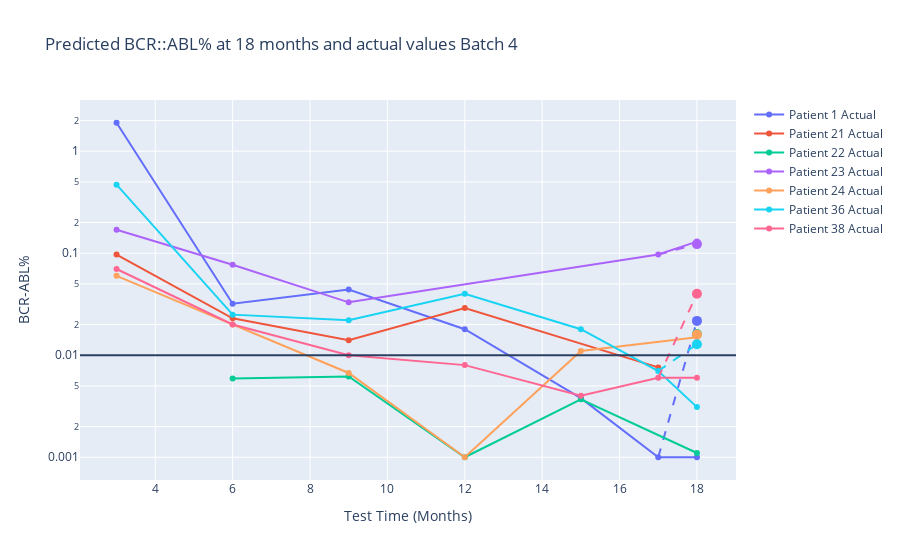

The notebook cell this image was saved under:
### Code cell
import plotly.graph_objects as go
import pandas as pd
import numpy as np
import plotly.express as px

colors = px.colors.qualitative.Plotly  

fig = go.Figure()

for idx, patient in enumerate(merged_data_4['patient_number'].unique()):
    patient_data = merged_data_4[merged_data_4['patient_number'] == patient]
    patient_color = colors[idx % len(colors)]  

    fig.add_trace(go.Scatter(
        x=patient_data['month'], y=patient_data['BCRABL'],
        mode='lines+markers', name=f'Patient {patient} Actual',
        line=dict(color=patient_color), 
        marker=dict(color=patient_color)  
        ))
    
    predicted_data = patient_data[patient_data['month'] == 18]
    if not predicted_data.empty:
        fig.add_trace(go.Scatter(
            x=[18], y=predicted_data['pred'],
            mode='markers', name=f'Patient {patient} Predicted',
            marker=dict(color=patient_color, size=10),  
            showlegend=False  
        ))
        
        before_pred = patient_data[patient_data['month'] < 18].tail(1)
        after_pred = patient_data[patient_data['month'] > 18].head(1)
        
        if not before_pred.empty:
            fig.add_trace(go.Scatter(
                x=[before_pred['month'].values[0], 18],
                y=[before_pred['BCRABL'].values[0], predicted_data['pred'].values[0]],
                mode='lines', line=dict(dash='dash', color=patient_color),
                showlegend=False  
            ))
        if not after_pred.empty:
            fig.add_trace(go.Scatter(
                x=[18, after_pred['month'].values[0]],
                y=[predicted_data['pred'].values[0], after_pred['BCRABL'].values[0]],
                mode='lines', line=dict(dash='dash', color=patient_color),
                showlegend=False  
            ))

fig.update_layout(
    title='Predicted BCR::ABL% at 18 months and actual values Batch 4',
    xaxis_title='Test Time (Months)',
    yaxis_title='BCR-ABL%',
    yaxis_type='log' 
)

fig.update_traces(connectgaps=True)

fig.add_hline(y=0.01)

fig.show()

### Figure 1 — Plotly figure (JSON) as saved in the notebook; plotly's stock layout.template omitted (floating-point values rounded to 4 significant figures)
{"data": [{"connectgaps": true, "line": {"color": "#636EFA"}, "marker": {"color": "#636EFA"}, "mode": "lines+markers", "name": "Patient 1 Actual", "type": "scatter", "x": [3, 6, 9, 12, 15, 17, 18], "y": [1.9, 0.032, 0.044, 0.018, 0.0038, 0.001, 0.001]}, {"connectgaps": true, "marker": {"color": "#636EFA", "size": 10}, "mode": "markers", "name": "Patient 1 Predicted", "showlegend": false, "type": "scatter", "x": [18], "y": [0.0217]}, {"connectgaps": true, "line": {"color": "#636EFA", "dash": "dash"}, "mode": "lines", "showlegend": false, "type": "scatter", "x": [17, 18], "y": [0.001, 0.0217]}, {"connectgaps": true, "line": {"color": "#EF553B"}, "marker": {"color": "#EF553B"}, "mode": "lines+markers", "name": "Patient 21 Actual", "type": "scatter", "x": [3, 6, 9, 12, 15, 17, 18], "y": [0.097, 0.023, 0.014, 0.029, null, 0.0076, null]}, {"connectgaps": true, "marker": {"color": "#EF553B", "size": 10}, "mode": "markers", "name": "Patient 21 Predicted", "showlegend": false, "type": "scatter", "x": [18], "y": [null]}, {"connectgaps": true, "line": {"color": "#EF553B", "dash": "dash"}, "mode": "lines", "showlegend": false, "type": "scatter", "x": [17, 18], "y": [0.0076, null]}, {"connectgaps": true, "line": {"color": "#00CC96"}, "marker": {"color": "#00CC96"}, "mode": "lines+markers", "name": "Patient 22 Actual", "type": "scatter", "x": [3, 6, 9, 12, 15, 17, 18], "y": [null, 0.0059, 0.0062, 0.001, 0.0037, null, 0.0011]}, {"connectgaps": true, "marker": {"color": "#00CC96", "size": 10}, "mode": "markers", "name": "Patient 22 Predicted", "showlegend": false, "type": "scatter", "x": [18], "y": [0.01617]}, {"connectgaps": true, "line": {"color": "#00CC96", "dash": "dash"}, "mode": "lines", "showlegend": false, "type": "scatter", "x": [17, 18], "y": [null, 0.01617]}, {"connectgaps": true, "line": {"color": "#AB63FA"}, "marker": {"color": "#AB63FA"}, "mode": "lines+markers", "name": "Patient 23 Actual", "type": "scatter", "x": [3, 6, 9, 15, 17, 18], "y": [0.17, 0.077, 0.033, null, 0.097, 0.13]}, {"connectgaps": true, "marker": {"color": "#AB63FA", "size": 10}, "mode": "markers", "name": "Patient 23 Predicted", "showlegend": false, "type": "scatter", "x": [18], "y": [0.1228]}, {"connectgaps": true, "line": {"color": "#AB63FA", "dash": "dash"}, "mode": "lines", "showlegend": false, "type": "scatter", "x": [17, 18], "y": [0.097, 0.1228]}, {"connectgaps": true, "line": {"color": "#FFA15A"}, "marker": {"color": "#FFA15A"}, "mode": "lines+markers", "name": "Patient 24 Actual", "type": "scatter", "x": [3, 6, 9, 12, 15, 17, 18], "y": [0.06, 0.02, 0.0067, 0.001, 0.011, null, 0.015]}, {"connectgaps": true, "marker": {"color": "#FFA15A", "size": 10}, "mode": "markers", "name": "Patient 24 Predicted", "showlegend": false, "type": "scatter", "x": [18], "y": [0.01594]}, {"connectgaps": true, "line": {"color": "#FFA15A", "dash": "dash"}, "mode": "lines", "showlegend": false, "type": "scatter", "x": [17, 18], "y": [null, 0.01594]}, {"connectgaps": true, "line": {"color": "#19D3F3"}, "marker": {"color": "#19D3F3"}, "mode": "lines+markers", "name": "Patient 36 Actual", "type": "scatter", "x": [3, 6, 9, 12, 15, 17, 18], "y": [0.47, 0.025, 0.022, 0.04, 0.018, 0.007, 0.0031]}, {"connectgaps": true, "marker": {"color": "#19D3F3", "size": 10}, "mode": "markers", "name": "Patient 36 Predicted", "showlegend": false, "type": "scatter", "x": [18], "y": [0.01282]}, {"connectgaps": true, "line": {"color": "#19D3F3", "dash": "dash"}, "mode": "lines", "showlegend": false, "type": "scatter", "x": [17, 18], "y": [0.007, 0.01282]}, {"connectgaps": true, "line": {"color": "#FF6692"}, "marker": {"color": "#FF6692"}, "mode": "lines+markers", "name": "Patient 38 Actual", "type": "scatter", "x": [3, 6, 9, 12, 15, 17, 18], "y": [0.07, 0.02, 0.01, 0.008, 0.004, 0.006, 0.006]}, {"connectgaps": true, "marker": {"color": "#FF6692", "size": 10}, "mode": "markers", "name": "Patient 38 Predicted", "showlegend": false, "type": "scatter", "x": [18], "y": [0.04005]}, {"connectgaps": true, "line": {"color": "#FF6692", "dash": "dash"}, "mode": "lines", "showlegend": false, "type": "scatter", "x": [17, 18], "y": [0.006, 0.04005]}], "layout": {"shapes": [{"type": "line", "x0": 0, "x1": 1, "xref": "x domain", "y0": 0.01, "y1": 0.01, "yref": "y"}], "title": {"text": "Predicted BCR::ABL% at 18 months and actual values Batch 4"}, "xaxis": {"title": {"text": "Test Time (Months)"}}, "yaxis": {"title": {"text": "BCR-ABL%"}, "type": "log"}}}
